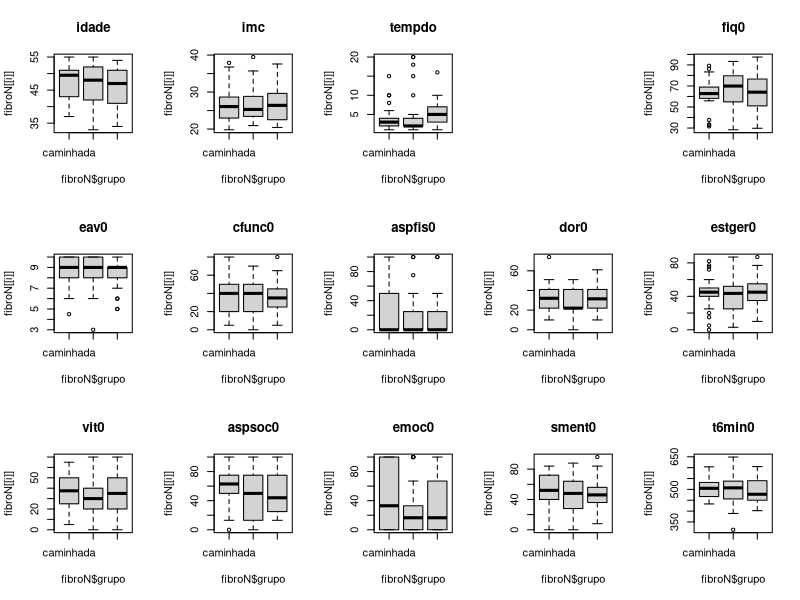
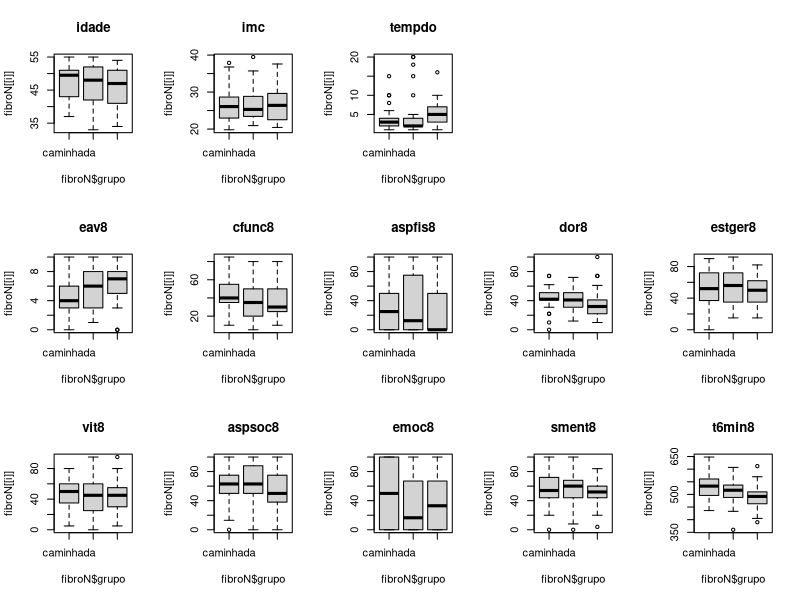
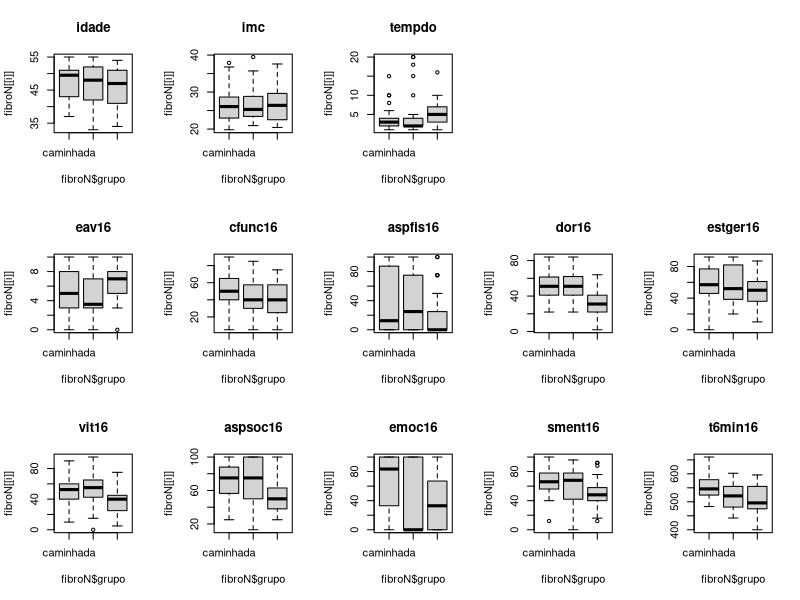

Generate these figures, in order, with R:
library(readr)
library(dplyr)
library(readxl)
library(car)
library(plyr)
library(dplyr)
library(stringr)

### Opens the base file and creates a properly ordered database
fibro <- read_excel("FIBROMIALGIA.xlsx")
fibro <- fibro[c(1:6,10,7:9,11:37)]

### Labels the groups by name
fibro$grupo   <- gsub('1', 'caminhada', fibro$grupo)
fibro$grupo   <- gsub('2', 'rml', fibro$grupo)
fibro$grupo   <- gsub('3', 'controle', fibro$grupo)

### Labels menopause into two groups
fibro$menop   <- gsub('1', 'menopausa', fibro$menop)
fibro$menop   <- gsub('0', 'nao', fibro$menop)

### Transforms the continuous BMI into discrete groups and organizes columns
fibro$imccat <- cut(fibro$imc, breaks = c(-Inf, 24.9, 30, Inf),
                    labels = c("normal","sobrepeso", "obesidade"))
fibro <- subset(fibro, select = c(1:4, 38, 5:37))

# View(fibro)

### Sets the p-Value of interest that we will use to test with logical arguments
p_value = 0.05


##########


### Loops between weeks
for (n in c("0","8","16")){
  
  ### Selects the necesary columns for the analysis of each week
  positions <- c(names(fibro[1:7]), names(select(fibro, ends_with(n))))
  fibroN <- fibro %>% select(positions)
  fibroN$grupo <- ordered(fibroN$grupo, levels = c("caminhada", "rml", "controle"))
  
  ### Creates a dataframe that receives the results (names the lines)
  results <- data.frame(c("shapiro caminhada", "shapiro rml",
                          "shapiro controle", "Bartlett all","ANOVA p-value",
                          "Krustal-Wallis p-value",
                          "shapiro residuals", "Normal Residuals", "Tuckey rml-caminhada",
                          "Tuckey controle-caminhada", "Tuckey controle-rml",
                          "Chi-Squared for Menopause", "Chi-Squared for IMC",
                          "two-way ANOVA for Grupo and IMC",
                          "two-way ANOVA for Grupo and Menopausa"), row.names = TRUE)
  
  ### Creates the boxplot lattice
  namebox <- sprintf("Boxplot_das_variaveis_na_semana_%s.svg",n)
  svg(namebox, width = 16, height = 9)
  par(mfrow = c(3,5))
  
  ### Loops between variables (in columns)
  for (i in positions[-(1:2)]) {
    
    
    ### Writes results to dataframe for continuous variable
    if (i != "menop" && i != "imccat"){
      
      ### Shapiro-Wilks Test for Normality
      #   s     <- shapiro.test(fibroN[[i]])
      s1    <- shapiro.test(subset(fibroN[[i]], fibroN$grupo == "caminhada"))
      s2    <- shapiro.test(subset(fibroN[[i]], fibroN$grupo == "rml"))
      s3    <- shapiro.test(subset(fibroN[[i]], fibroN$grupo == "controle"))
      
      ### Bartlett Test for Variance
      bart  <- bartlett.test(fibroN[[i]], fibroN$grupo)
      
      ### ANOVA - One Way Test
      aovar <- aov(fibroN[[i]] ~ fibroN$grupo)
      
      ### Krustal-Wallis Non Parametric Test
      k     <- kruskal.test(fibroN[[i]] ~ fibroN$grupo)
      
      ### Shapiro-Wilks for Normality of ANOVA Residuals 
      sres <- shapiro.test(residuals(aovar))
      nres <- sres$p.value > p_value
      
      ### Tukey Test of Honest Significant Difference between groups
      tuk   <- data.frame(c(TukeyHSD(aovar)))
      tuk21 <- tuk$fibroN.grupo.p.adj[1]
      tuk31 <- tuk$fibroN.grupo.p.adj[2]
      tuk32 <- tuk$fibroN.grupo.p.adj[3]
      
      # ### Wilcoxon–Mann–Whitney Test for Pairs
      # wmw21 <- wilcox.test(fibroN[[i]] ~ fibroN$grupo, data = fibroN)
      # wmw31 <- 
      # wmw32 <- 
      
      ### ANOVA - Two Way Test
      aoimc <- aov(fibroN[[i]] ~ fibroN$grupo + fibroN$imccat)
      aomen <- aov(fibroN[[i]] ~ fibroN$grupo + fibroN$menop)
      
      results[,names(fibroN[i])] <- c(s1$p.value, s2$p.value, s3$p.value,
                                      bart$p.value, data.frame(c(summary(aovar)))$Pr..F.[1],
                                      k$p.value,
                                      sres$p.value, nres, tuk21, tuk31, tuk32, NA, NA,
                                      data.frame(c(summary(aoimc)))$Pr..F.[1],
                                      data.frame(c(summary(aomen)))$Pr..F.[1])
      
      ### Organizes Boxplots to increase readability and visualization
      if (i == "fiq0"){  
        frame()
      }
      
      if (i == "eav8" || i == "eav16"){  
        frame()
        frame()
      }
      
      ### Writes Boxplots to lattice
      boxplot(fibroN[[i]] ~ fibroN$grupo, main = names(fibroN[i]))
      
    }
    
    ### Writes results to dataframe if categorical variable
    if (i == "menop" || i == "imccat"){
      
      ### Chi-Squared Test for the discrete variables
      csmen <- chisq.test(fibro$menop, fibro$grupo)
      csimc <- chisq.test(fibro$imccat, fibro$grupo)
      
      results[,names(fibroN[i])] <- c(NA, NA, NA, NA, NA, NA, NA, NA, NA, NA,
                                      NA, csmen$p.value, csimc$p.value, NA, NA)
      
      
    }
    
    ### DEBUG
    #print(i)
  }
  
  ### Writes results to CSV file
  write.csv(results, sprintf("results_%s.csv", n), row.names = TRUE)
  
  dev.off()
  
  ### DEBUG
  #print(n)
}

### cleans the environment
rm(list = ls())


##########


# ### Opens reorganizes and visualizes the results for each week
# results0 <- read_csv("results_0.csv")
# transposed_res0  <- t(results_0)
# View(results_0)
# results8 <- read_csv("results_8.csv")
# transposed_res8  <- t(results_8)
# View(results_8)
# results16 <- read_csv("results_16.csv")
# transposed_res16 <- t(results_16)
# View(results_16)
# # transposed_res[7] <- as.logical(transposed_res[7])


##########


# ### Selection for Graph Creator
# n = "0" #semana desejada
# i = "estger0" #variavel desejada, verificar que variavel é da mesma semana
# g = "rml" #grupo desejado
# 
# columns <- c(names(fibro[1:2]), i)
# plotc <- fibro %>% select(columns)
# plotc$grupo <- ordered(plotc$grupo, levels = c("caminhada", "rml", "controle"))
# x <- subset(plotc[[i]], plotc$grupo == g)
# 
# ### Creates the Plot Lattice
# namehist <- sprintf("Histograma_da_variavel_%s_na_semana_%s_para_o_grupo_%s.svg", i, n, g)
# svg(namehist, width = 16, height = 9)
# par(mfrow = c(1,2))
# 
# ### Makes histograms with fitted normal curves and density lines for each variable of each week
# h <- hist(x, breaks = 13, col="white", xlab="Expressão da Variável",
#           ylab = "# of pacients", main = sprintf("variavel_%s_na_semana_%s", i, n))
# 
# ### Normal curve fit
# diff <- (max(x, na.rm = TRUE)-min(x, na.rm = TRUE))/8
# xfit <- seq((min(x, na.rm = TRUE)-diff),(max(x, na.rm = TRUE)+diff),length=100)
# yfit <- dnorm(xfit,mean=mean(x, na.rm = TRUE),sd=sd(x, na.rm = TRUE))
# yfit <- yfit*diff(h$mids[1:2])*length(x)
# lines(xfit, yfit, col="blue", lwd=2)
# 
# ### Density curve
# d <- density(x, na.rm = TRUE)
# lines(x = d$x, y = d$y * length(x) * diff(h$breaks)[1], lwd = 2, col="red")
# 
# 
# ### QQ-Plot for Normality
# qqnorm(x)
# qqline(x,col="blue")
# 
# dev.off()